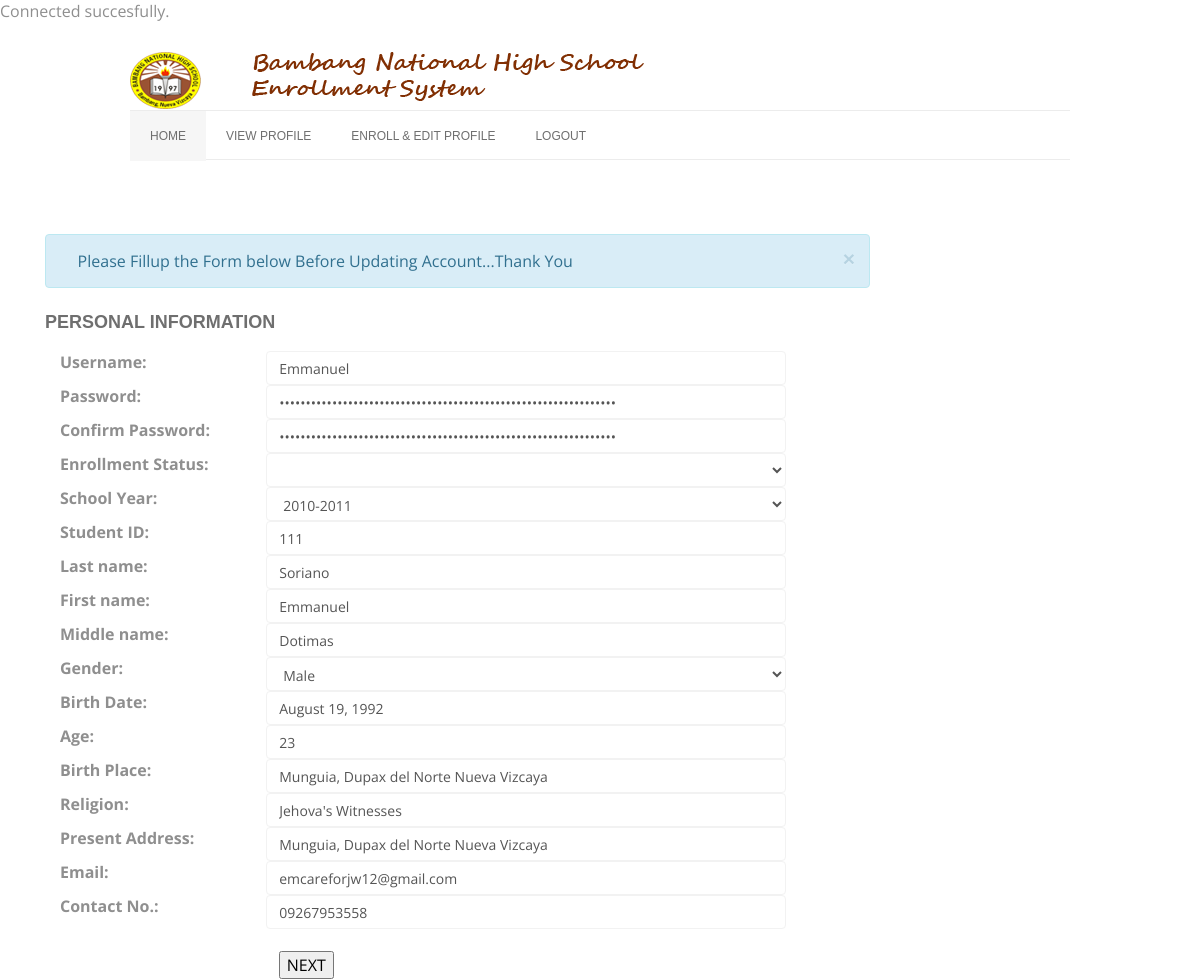
Screenshot of /web/oldstudents.php (signed in) with the database file from the repository.
### tables this page shows
CREATE TABLE `tblprereg` (
  `userID` int(11) NOT NULL AUTO_INCREMENT,
  `username` varchar(50) DEFAULT NULL,
  `password` varbinary(250) DEFAULT NULL,
  `YearLevel` varchar(100) DEFAULT NULL,
  `Status` varchar(100) DEFAULT NULL,
  `SchoolYear` varchar(100) DEFAULT NULL,
  `Student_ID` varchar(10) DEFAULT NULL,
  `Lastname` varchar(100) DEFAULT NULL,
  `Firstname` varchar(100) DEFAULT NULL,
  `Middlename` varchar(100) DEFAULT NULL,
  `Gender` varchar(10) DEFAULT NULL,
  `BirthDate` varchar(100) DEFAULT NULL,
  `Age` varchar(3) DEFAULT NULL,
  `BirthPlace` varchar(300) DEFAULT NULL,
  `Religion` varchar(100) DEFAULT NULL,
  `Email` varchar(100) DEFAULT NULL,
  `Address` varchar(300) DEFAULT NULL,
  `Guardian` varchar(100) DEFAULT NULL,
  `Relationship` varchar(100) DEFAULT NULL,
  `Emergency` varchar(100) DEFAULT NULL,
  `ERelationship` varchar(100) DEFAULT NULL,
  `EAddress` varchar(300) DEFAULT NULL,
  `CPnumber` varchar(15) DEFAULT NULL,
  PRIMARY KEY (`userID`)
);

### web/codecall/fuckphp.php (called while the page is built, shortened)
<?php
function dbConnect (){
 	$conn =	null;
 	$host = 'db4free.net';
 	$db = 	'codecalltut';
 	$user = 'bnhs';
 	$pwd = 	'123456';
	try {
	   	$conn = new PDO('mysql:host='.$host.';dbname='.$db, $user, $pwd);
	}
	catch (PDOException $e) {
		echo '<p>Cannot connect to database !!</p>';
		echo '<p>'.$e.'</p>';
	    exit;
	}
	return $conn;
}
	$conn = dbConnect();
	if (isset($_SESSION['uname'])) {
		$uname = $_SESSION['uname'];
		$sql = "SELECT * FROM tblprereg WHERE username ='" . $uname . "';";
		$stmt = $conn->prepare($sql);
		$results = $stmt->execute();
		$rows = $stmt->fetchAll();
	}
 ?>

### web/viewing_fucntion.php (called while the page is built, shortened)
<?php
	require_once 'codecall/fuckphp.php';
	if (isset($_SESSION['uname'])) {
		$uname = $_SESSION['uname'];
		$sql = "SELECT * FROM tblprereg WHERE username ='" . $uname . "';";
		$stmt = $conn->prepare($sql);
		$results = $stmt->execute();
		$rows = $stmt->fetchAll();
	}
	if(empty($rows)) {
		echo "<tr>";
			echo "<td colspan='4'>There were no records</td>";
		echo "</tr>";
	}
	else {
		foreach ($rows as $row) {
		$username=$row['username'];
		$password=$row['password'];
		$studentid=$row['Student_ID'];
		$lastname=$row['Lastname'];
		$firstname=$row['Firstname'];
		$middlename=$row['Middlename'];
		$gender=$row['Gender'];
		$bdate=$row['BirthDate'];
		$age=$row['Age'];
		$bplace=$row['BirthPlace'];
		$religion=$row['Religion'];
		$email=$row['Email'];
		$presentadd=$row['Address'];
		$cp=$row['CPnumber'];
		}
	}
?>

### web/oldstudents.php (the view, shortened to what this page needs)
<?php
require_once 'viewing_fucntion.php';
?>
<!DOCTYPE html>
<html lang="en">
<head>
    <link href="css/bootstrap.min.css" rel="stylesheet">
    <link href="css/font-awesome.min.css" rel="stylesheet">
    <link href="css/prettyPhoto.css" rel="stylesheet">
    <link href="css/animate.min.css" rel="stylesheet">
    <link href="css/main.css" rel="stylesheet">
    <link href="css/responsive.css" rel="stylesheet">
    <link rel="stylesheet" href="css/960_12_col.css" media="screen" />
    <link rel="stylesheet" href="css/reset.css" media="screen" />
    <link rel="stylesheet" href="css/style.css" media="screen" />
    <link rel="stylesheet" href="css/anythingslider.css">
    <link rel="stylesheet" title="activestyle" href="css/default-blue.css" media="screen" />
</head>
<body>
        <header id="header" class="clearfix">
    <section id="header-wrapper">
            <section id="logo">
                <a href="index.html">
                </a>
            </section>
            <section id="nav-container">
                <nav id="nav">
                    <ul>
                        <li class="active"><a href="index.html">Home</a></li>
                                <li> <a href="viewing.php">View Profile</a></li>
                                <li> <a href="oldstudents.php">Enroll & Edit Profile</a></li>
                                <li> <a href="mainhome.html">Logout</a></li>
                   </ul>
				   </nav>
            </section>
        </header>
<form action="subjects.php" method="post" onsubmit="return validateForm()">
 <div class="container">
<br><br>
      <div class="col-md-9 personal-info">
        <div class="alert alert-info alert-dismissable">
          <a class="panel-close close" data-dismiss="alert">×</a>
          <i class="fa fa-coffee"></i>
         Please Fillup the Form below Before Updating Account...Thank You
        </div>
        <h3>Personal Information</h3>
		  <div class="form-group">
            <label class="col-lg-3 control-label">Username:</label>
            <div class="col-lg-8">
              <input class="form-control" type="text"maxlength="30" required autofocus  name="username" value="<?php echo $username ?>" required>
            </div>
		 <div class="form-group">
            <label class="col-lg-3 control-label">Password:</label>
            <div class="col-lg-8">
              <input class="form-control" type="password"maxlength="30"  name="password" value="<?php echo $password ?>" required>
            </div>
				 <div class="form-group">
            <label class="col-lg-3 control-label">Confirm Password:</label>
            <div class="col-lg-8">
              <input class="form-control" type="password"maxlength="30"  name="conpassword" value="<?php echo $password ?>" required>
            </div>
		   <div class="form-group">
            <label class="col-lg-3 control-label">Enrollment Status:</label>
            <div class="col-lg-8">
              <div class="ui-select">
                <select id="status" class="form-control" name="status" required>
				<option></option>
                  <option>New Student</option>
                </select>
              </div>
            </div>
          </div>
		   <div class="form-group">
            <label class="col-lg-3 control-label">School Year:</label>
            <div class="col-lg-8">
			<div class="ui-select">
                <select id="status" class="form-control" name="status" required>
				  <option>2010-2011</option>
                </select>
              </div>
            </div>
          </div>
		  <div class="form-group">
            <label class="col-lg-3 control-label">Student ID:</label>
            <div class="col-lg-8">
              <input class="form-control" type="text" name="studentid" value="<?php echo $studentid ?>">
            </div>
		<div class="form-group">
            <label class="col-lg-3 control-label">Last name:</label>
            <div class="col-lg-8">
              <input class="form-control" type="text" name="lastname" value="<?php echo $lastname?>" required>
            </div>
          <div class="form-group">
            <label class="col-lg-3 control-label">First name:</label>
            <div class="col-lg-8">
              <input class="form-control" type="text" name="firstname" value="<?php echo $firstname ?>" required>
            </div>
          </div>
		<div class="form-group">
            <label class="col-lg-3 control-label">Middle name:</label>
            <div class="col-lg-8">
              <input class="form-control" type="text" name="middlename" value="<?php echo $middlename ?>" required>
            </div>
          </div>
         <div class="form-group">
            <label class="col-lg-3 control-label">Gender:</label>
            <div class="col-lg-8">
              <div class="ui-select">
                <select id="gender" class="form-control" name="gender" value="<?php echo $gender?>" required>
				<option><?php echo $gender?></option>
                </select>
              </div>
            </div>
          </div>
		   <div class="form-group">
            <label class="col-lg-3 control-label">Birth Date:</label>
            <div class="col-lg-8">
              <input class="form-control" type="text" name="bdate" value="<?php echo $bdate ?>" required>
            </div>
          </div>
		   <div class="form-group">
            <label class="col-lg-3 control-label">Age:</label>
            <div class="col-lg-8">
              <input class="form-control" type="text" name="age" value="<?php echo $age ?>" required>
            </div>
          </div>
		   <div class="form-group">
            <label class="col-lg-3 control-label">Birth Place:</label>
            <div class="col-lg-8">
              <input class="form-control" type="text" name="bplace" value="<?php echo $bplace?>" required>
            </div>
          </div>
		   <div class="form-group">
            <label class="col-lg-3 control-label">Religion:</label>
            <div class="col-lg-8">
              <input class="form-control" type="text" name="religion" value="<?php echo $religion ?>" required>
            </div>
          </div>
		   <div class="form-group">
            <label class="col-lg-3 control-label">Present Address:</label>
            <div class="col-lg-8">
              <input class="form-control" type="text" name="presentadd" value="<?php echo $presentadd ?>" required>
            </div>
          </div>
		    <div class="form-group">
            <label class="col-md-3 control-label">Email:</label>
            <div class="col-md-8">
              <input class="form-control" type="text" name="email" value="<?php echo $email ?>" required>
            </div>
          </div>
			  <div class="form-group">
            <label class="col-md-3 control-label">Contact No.:</label>
            <div class="col-md-8">
              <input class="form-control" type="text" name="cp" value="<?php echo $cp ?>"> <br>
			 &nbsp;&nbsp; <input type="submit" name="Submit" value="NEXT" id="button1" />
			</div>
          </div>
    <br><br><br><br>
	</form>
</body>
</html>

### web/css/main.css (style rules this page uses)
body { background: #fff; font-family: 'Open Sans', sans-serif; color:#4e4e4e; line-height: 22px; }
h1, h2, h3, h4, h5, h6 { font-weight: 600; font-family: 'Open Sans', sans-serif; color:#4e4e4e; }
h3 { font-size: 16px; color: #787878; font-weight: 400; line-height: 24px; }
a { color: #c52d2f; -webkit-transition: color 300ms, background-color 300ms; -moz-transition: color 300ms, background-color 300ms; -o-transition: color 300ms, background-color 300ms; transition: color 300ms, background-color 300ms; }
.form-group .form-control { padding: 7px 12px; border-color:#f2f2f2; box-shadow: none; }

### web/css/960_12_col.css (style rules this page uses)
.clearfix:before, .clearfix:after, .container_12:before, .container_12:after { content: '.'; display: block; overflow: hidden; visibility: hidden; font-size: 0; line-height: 0; width: 0; height: 0; }
.clearfix:after, .container_12:after { clear: both; }
.clearfix, .container_12 { zoom: 1; }

### web/css/style.css (style rules this page uses)
body { background: #fff; color: #8f8f8f; }
h1, h2, h3, h4, h5, h6 { color: #6f6f6f; text-transform: uppercase; margin-bottom: 5px; }
h3 { font: bold 18px 'Droid Sans', sans-serif; line-height: 28px; }
a { text-decoration: none; font: 12px 'Droid Sans', sans-serif; -webkit-transition: all 0.3s ease 0s; -moz-transition: all 0.3s ease 0s; -o-transition: all 0.3s ease 0s; -ms-transition: all 0.3s ease 0s; transition: all 0.3s ease 0s; }
#header-wrapper { width: 100%; }
#header { width: 940px; margin-top: 30px; margin-bottom: 30px; margin-right: auto; margin-left: auto; }
#logo { width: 247px; height: 28px; margin-bottom: 30px; margin-right: 30px; float: left; }
#nav-container { width: 940px; border-top: 1px solid #ececec; border-bottom: 1px solid #ececec; height: 50px; float: left; }
#nav { width: 705px; margin-right: 20px; float: left; list-style: none; height: 50px; }
#nav > ul { display: block !important; }
#nav li { float: left; list-style: none; position: relative; padding: 18px 20px; -webkit-transition: all 0.3s ease 0s; -moz-transition: all 0.3s ease 0s; -o-transition: all 0.3s ease 0s; -ms-transition: all 0.3s ease 0s; transition: all 0.3s ease 0s; }
#nav li a { text-decoration: none; float: none; display: block; color: #6f6f6f; text-transform: uppercase; font: 12px 'Droid Sans', sans-serif; }
#nav li.active { background: #f6f6f6; }

### web/css/default-blue.css (style rules this page uses)
a { color: #61d5d1; }
#logo a { background: url('../img/blue-default/logo.png') no-repeat; height: 65px; width: 600px !important; display: block; text-indent: -9999px; }

### rows the page displays
tblprereg: username "Emmanuel", studentid "111", lastname "Soriano", firstname "Emmanuel", middlename "Dotimas", gender "Male", bdate "August 19, 1992", age "23", bplace "Munguia, Dupax del Norte Nueva Vizcaya", religion "Jehova's Witnesses", presentadd "Munguia, Dupax del Norte Nueva Vizcaya", email "emcareforjw12@gmail.com", cp "09267953558"
